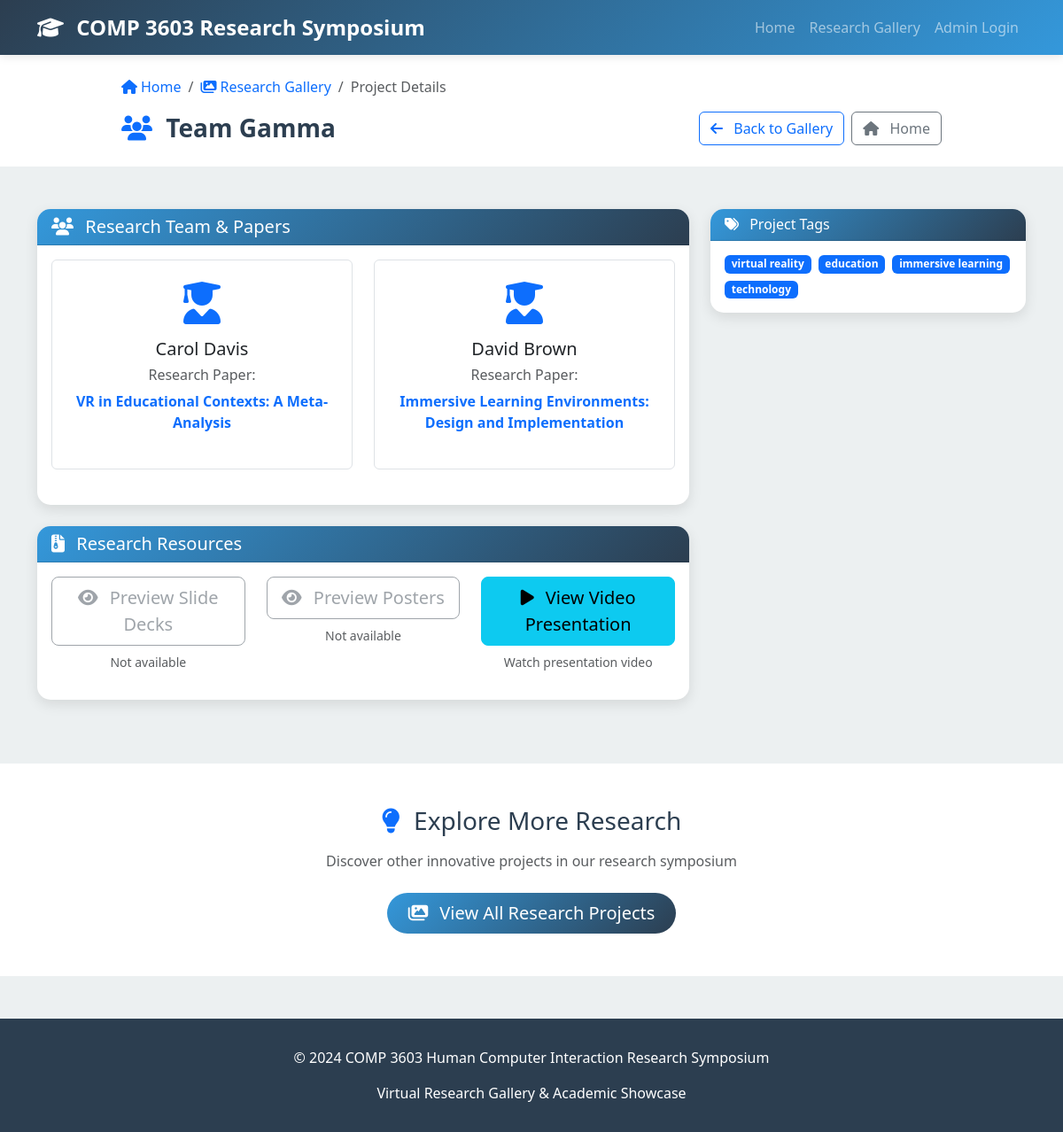
The app's page /project/3 with its own data.
### app.py (models this page shows)
class ResearchProject(db.Model):
    id = db.Column(db.Integer, primary_key=True)
    group_name = db.Column(db.String(100), nullable=False)
    member1_name = db.Column(db.String(100), nullable=False)
    member2_name = db.Column(db.String(100), nullable=False)
    paper1_title = db.Column(db.String(200), nullable=False)
    paper2_title = db.Column(db.String(200), nullable=False)
    member1_paper = db.Column(db.String(200), nullable=False)  # Which paper member1 worked on
    member2_paper = db.Column(db.String(200), nullable=False)  # Which paper member2 worked on
    presentation_video_url = db.Column(db.String(500))
    combined_slide_decks_filename = db.Column(db.String(200))  # PDF with both slide decks
    combined_posters_filename = db.Column(db.String(200))      # PDF with both posters
    tags = db.Column(db.String(500))  # Comma-separated tags
    created_at = db.Column(db.DateTime, default=datetime.utcnow)
    updated_at = db.Column(db.DateTime, default=datetime.utcnow, onupdate=datetime.utcnow)

### app.py (the view)
@app.route('/project/<int:project_id>')
def view_project(project_id):
    project = ResearchProject.query.get_or_404(project_id)
    similar_projects = []
    if project.tags:
        project_tags = [tag.strip().lower() for tag in project.tags.split(',') if tag.strip()]
        if project_tags:
            all_projects = ResearchProject.query.filter(ResearchProject.id != project_id).all()
            for other_project in all_projects:
                if other_project.tags:
                    other_tags = [tag.strip().lower() for tag in other_project.tags.split(',') if tag.strip()]
                    if any(tag in other_tags for tag in project_tags):
                        similar_projects.append(other_project)
            similar_projects = similar_projects[:3]
    return render_template('view_project.html', project=project, similar_projects=similar_projects)

### templates/view_project.html (shortened to what this page needs)
{% extends "base.html" %}
{% block content %}
<section class="py-4 bg-white">
    <div class="container">
        <div class="row">
            <div class="col-lg-10 mx-auto">
                <nav aria-label="breadcrumb">
                    <ol class="breadcrumb">
                        <li class="breadcrumb-item">
                            <a href="{{ url_for('index') }}" class="text-decoration-none">
                                <i class="fas fa-home me-1"></i>Home
                            </a>
                        </li>
                        <li class="breadcrumb-item">
                            <a href="{{ url_for('gallery') }}" class="text-decoration-none">
                                <i class="fas fa-images me-1"></i>Research Gallery
                            </a>
                        </li>
                        <li class="breadcrumb-item active" aria-current="page">Project Details</li>
                    </ol>
                </nav>
                <div class="d-flex justify-content-between align-items-center">
                    <div>
                        <h1 class="h3 fw-bold mb-0">
                            <i class="fas fa-users me-2 text-primary"></i>
                            {{ project.group_name }}
                        </h1>
                    </div>
                    <div class="d-flex gap-2">
                        <a href="{{ url_for('gallery') }}" class="btn btn-outline-primary">
                            <i class="fas fa-arrow-left me-2"></i>
                            Back to Gallery
                        </a>
                        <a href="{{ url_for('index') }}" class="btn btn-outline-secondary">
                            <i class="fas fa-home me-2"></i>
                            Home
                        </a>
                    </div>
                </div>
            </div>
        </div>
    </div>
</section>
<section class="py-5">
    <div class="container">
        <div class="row">
            <div class="col-lg-8">
                <div class="card mb-4">
                    <div class="card-header">
                        <h5 class="mb-0">
                            <i class="fas fa-users me-2"></i>
                            Research Team & Papers
                        </h5>
                    </div>
                    <div class="card-body">
                        <div class="row">
                            <div class="col-md-6 mb-4">
                                <div class="text-center p-4 border rounded">
                                    <i class="fas fa-user-graduate fa-3x text-primary mb-3"></i>
                                    <h5 class="mb-2">{{ project.member1_name }}</h5>
                                    <div class="paper-assignment">
                                        <h6 class="text-muted mb-2">Research Paper:</h6>
                                        <p class="fw-bold text-primary">{{ project.member1_paper }}</p>
                                    </div>
                                </div>
                            </div>
                            <div class="col-md-6 mb-4">
                                <div class="text-center p-4 border rounded">
                                    <i class="fas fa-user-graduate fa-3x text-primary mb-3"></i>
                                    <h5 class="mb-2">{{ project.member2_name }}</h5>
                                    <div class="paper-assignment">
                                        <h6 class="text-muted mb-2">Research Paper:</h6>
                                        <p class="fw-bold text-primary">{{ project.member2_paper }}</p>
                                    </div>
                                </div>
                            </div>
                        </div>
                    </div>
                </div>
                <div class="card mb-4">
                    <div class="card-header">
                        <h5 class="mb-0">
                            <i class="fas fa-file-archive me-2"></i>
                            Research Resources
                        </h5>
                    </div>
                    <div class="card-body">
                        <div class="row">
                            <div class="col-md-4 mb-3">
                                <div class="text-center">
                                    {% if project.combined_slide_decks_filename %}
                                    <button class="btn btn-warning btn-lg w-100" type="button"
                                            data-bs-toggle="collapse" data-bs-target="#slideDecksPreview"
                                            aria-expanded="false" aria-controls="slideDecksPreview">
                                        <i class="fas fa-eye me-2"></i>
                                        Preview Slide Decks
                                    </button>
                                    <small class="text-muted d-block mt-2">Both students' presentations</small>
                                    {% else %}
                                    <button class="btn btn-outline-secondary btn-lg w-100" disabled>
                                        <i class="fas fa-eye me-2"></i>
                                        Preview Slide Decks
                                    </button>
                                    <small class="text-muted d-block mt-2">Not available</small>
                                    {% endif %}
                                </div>
                            </div>
                            <div class="col-md-4 mb-3">
                                <div class="text-center">
                                    {% if project.combined_posters_filename %}
                                    <button class="btn btn-success btn-lg w-100" type="button"
                                            data-bs-toggle="collapse" data-bs-target="#postersPreview"
                                            aria-expanded="false" aria-controls="postersPreview">
                                        <i class="fas fa-eye me-2"></i>
                                        Preview Posters
                                    </button>
                                    <small class="text-muted d-block mt-2">Both students' posters</small>
                                    {% else %}
                                    <button class="btn btn-outline-secondary btn-lg w-100" disabled>
                                        <i class="fas fa-eye me-2"></i>
                                        Preview Posters
                                    </button>
                                    <small class="text-muted d-block mt-2">Not available</small>
                                    {% endif %}
                                </div>
                            </div>
                            <div class="col-md-4 mb-3">
                                <div class="text-center">
                                    {% if project.presentation_video_url %}
                                    <a href="{{ project.presentation_video_url }}"
                                       class="btn btn-info btn-lg w-100" target="_blank">
                                        <i class="fas fa-play me-2"></i>
                                        View Video Presentation
                                    </a>
                                    <small class="text-muted d-block mt-2">Watch presentation video</small>
                                    {% else %}
                                    <button class="btn btn-outline-secondary btn-lg w-100" disabled>
                                        <i class="fas fa-play me-2"></i>
                                        View Video Presentation
                                    </button>
                                    <small class="text-muted d-block mt-2">Not available</small>
                                    {% endif %}
                                </div>
                            </div>
                        </div>
                    </div>
                </div>
            </div>
            <div class="col-lg-4">
                {% if project.tags %}
                <div class="card mb-4">
                    <div class="card-header">
                        <h6 class="mb-0">
                            <i class="fas fa-tags me-2"></i>
                            Project Tags
                        </h6>
                    </div>
                    <div class="card-body">
                        <div class="d-flex flex-wrap gap-2">
                            {% for tag in project.tags.split(',') %}
                                {% if tag.strip() %}
                                <span class="badge bg-primary">{{ tag.strip() }}</span>
                                {% endif %}
                            {% endfor %}
                        </div>
                    </div>
                </div>
                {% endif %}
            </div>
        </div>
    </div>
</section>
<section class="py-5 bg-white">
    <div class="container">
        <div class="text-center mb-4">
            <h3 class="mb-3">
                <i class="fas fa-lightbulb me-2 text-primary"></i>
                Explore More Research
            </h3>
            <p class="text-muted">
                Discover other innovative projects in our research symposium
            </p>
        </div>
        <div class="text-center">
            <a href="{{ url_for('gallery') }}" class="btn btn-primary btn-lg">
                <i class="fas fa-images me-2"></i>
                View All Research Projects
            </a>
        </div>
    </div>
</section>
{% endblock %}

### templates/base.html (style rules this page uses)
:root { --primary-color: #2c3e50; --secondary-color: #3498db; --accent-color: #e74c3c; --light-bg: #ecf0f1; --dark-text: #2c3e50; }
body { font-family: 'Segoe UI', Tahoma, Geneva, Verdana, sans-serif; background-color: var(--light-bg); color: var(--dark-text); }
.card { border: none; border-radius: 15px; box-shadow: 0 5px 15px rgba(0,0,0,0.1); transition: transform 0.3s ease, box-shadow 0.3s ease; margin-bottom: 1.5rem; }
.card-header { background: linear-gradient(135deg, var(--secondary-color), var(--primary-color)); color: white; border-radius: 15px 15px 0 0 !important; font-weight: bold; }
.btn-primary { background: linear-gradient(135deg, var(--secondary-color), var(--primary-color)); border: none; border-radius: 25px; padding: 0.5rem 1.5rem; font-weight: 500; transition: all 0.3s ease; }

### records on screen
ResearchProject: group_name "Team Gamma", member1_name "Carol Davis", member1_paper "VR in Educational Contexts: A Meta-Analysis", member2_name "David Brown", member2_paper "Immersive Learning Environments: Design and Implementation"

### other values on screen
{{ tag.strip() }} "virtual reality" "education" "immersive learning" "technology"
